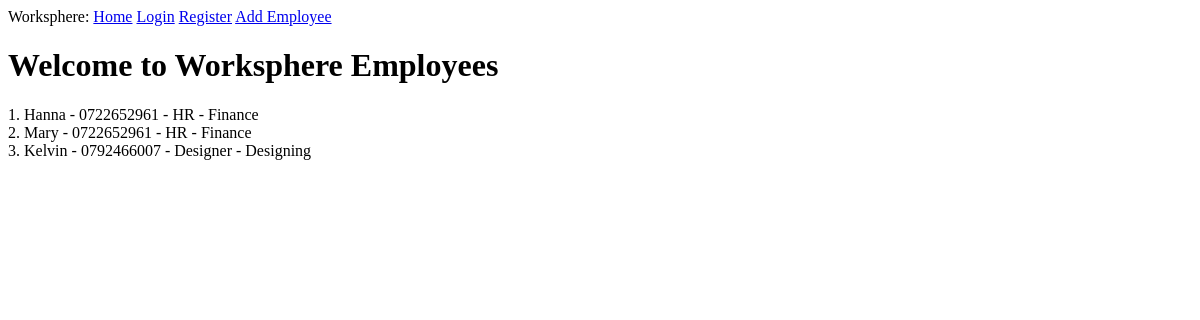
The page /index on the database as committed earlier.
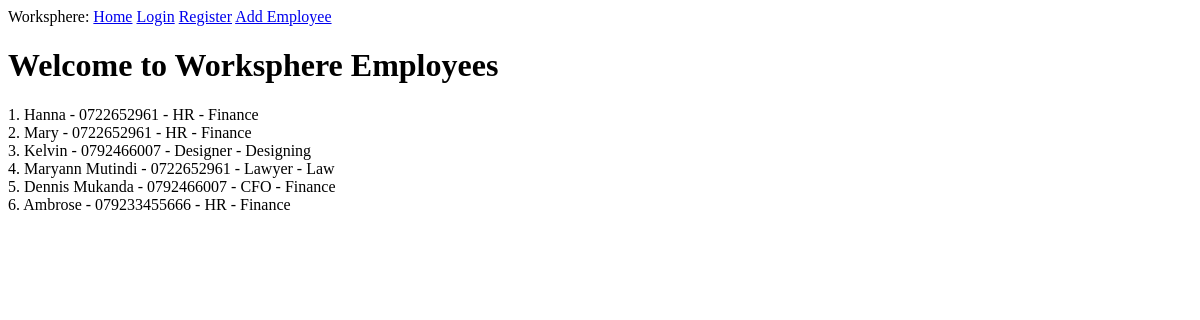
The same page on the database as committed later.
### app/models.py (models this page shows, shortened)
class Employee(db.Model):
    __tablename__ = 'employee'
    id = db.Column(db.Integer, primary_key=True)
    name = db.Column(db.String(100), nullable=False)
    contact_information = db.Column(db.String(15), nullable=False)
    position = db.Column(db.String(100), nullable=False)
    department = db.Column(db.String(100), nullable=False)

### app/routes.py (the view)
@app.route('/')
@app.route('/index')
def index():
    employees = Employee.query.all()
    return render_template('index.html', employees=employees)

### app/templates/index.html
{% extends "base.html" %}
{% block content %}
    <h1>Welcome to Worksphere Employees</h1>
    {% for employee in employees %}
    <div>
        {{ employee.id }}. {{ employee.name }} - {{ employee.contact_information }} - {{ employee.position }} - {{ employee.department }}
    </div>
    {% endfor %}
{% endblock %}

### app/templates/base.html (shortened to what this page needs)
<!doctype html>
<html>
    <head>
    </head>
    <body>
        <div>
            Worksphere:
            <a href="/index">Home</a>
            <a href="/login">Login</a>
            <a href="/register">Register</a>
            <a href="/add_employee">Add Employee</a>
        </div>
        {% block content %}{% endblock %}
    </body>
</html>

Rows that differ between the two databases and show on the page:
added Employee: id "4", name "Maryann Mutindi", contact_information "0722652961", position "Lawyer", department "Law"
added Employee: id "5", name "Dennis Mukanda", contact_information "0792466007", position "CFO", department "Finance"
added Employee: id "6", name "Ambrose", contact_information "079233455666", position "HR", department "Finance"
